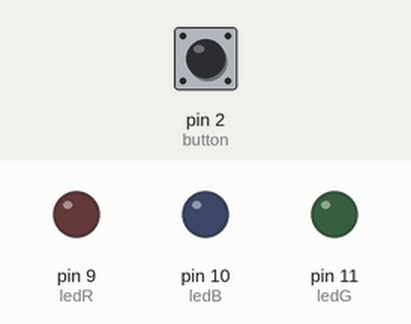
Simulated run of this sketch. Board: Arduino Uno, built with avr-gcc and run on an emulated ATmega328P. Shown: output pins drawn as LEDs (lit = HIGH). Dashed ring = blinking. Inputs (shaded band) come from the test bench; at power-on: pin 2 (button) HIGH.

Above: at 1.2 s.
1.3 s: pin 2 (button) pulled LOW for 0.15 s
At 1.46 s:
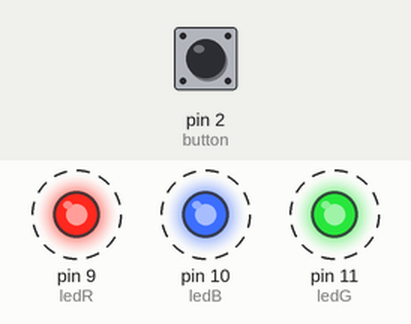
Timing chart, 0 to 10.3 s (numbered marks = the images above; inputs shaded):
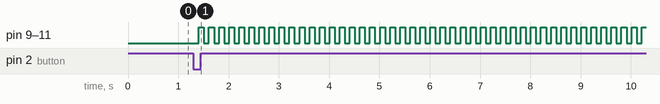

The sketch:

CodingPractice.ino
```cpp
const int button = 2;
const int ledR=9,ledB=10,ledG=11;

bool buttonPressed = LOW;
int mode = 0;
int buttonState = 0;
void setup() {
  // put your setup code here, to run once:
  pinMode(button,INPUT);
  pinMode(ledR,OUTPUT);
  pinMode(ledG,OUTPUT);
  pinMode(ledB,OUTPUT);
}

void loop() {
  // put your main code here, to run repeatedly:
  buttonState = digitalRead(button);

  if(buttonState == LOW && buttonPressed == LOW)
  {
    buttonPressed = !buttonPressed;
    delay(10);
    buttonState = digitalRead(button);
    if(buttonState == LOW)
    {
      mode++;
    }
  }
  if(buttonState == HIGH && buttonPressed == HIGH)
  {
    buttonPressed = !buttonPressed;
  }
  switch(mode % 4)
  {
    case 0:
      digitalWrite(ledR,LOW);
      digitalWrite(ledB,LOW);
      digitalWrite(ledG,LOW);
      break;
    case 1:
      digitalWrite(ledR,LOW);
      digitalWrite(ledB,LOW);
      digitalWrite(ledG,LOW);
      delay(100);
      digitalWrite(ledR,HIGH);
      digitalWrite(ledB,HIGH);
      digitalWrite(ledG,HIGH);
      delay(100);
      break;
    case 2:
      digitalWrite(ledR,LOW);
      digitalWrite(ledB,LOW);
      digitalWrite(ledG,LOW);
      delay(50);
      digitalWrite(ledR,HIGH);
      digitalWrite(ledB,HIGH);
      digitalWrite(ledG,HIGH);
      delay(50);
      break;
    case 3:
      digitalWrite(ledR,LOW);
      digitalWrite(ledB,LOW);
      digitalWrite(ledG,LOW);
      delay(20);
      digitalWrite(ledR,HIGH);
      digitalWrite(ledB,HIGH);
      digitalWrite(ledG,HIGH);
      delay(20);
      break;
  }

}
```

Measured:
- after the input at 1.3 s, pin 9 (ledR), pin 10 (ledB), pin 11 (ledG): alternates HIGH for 0.10 s and LOW for 0.10 s, starting after 0.11 s
